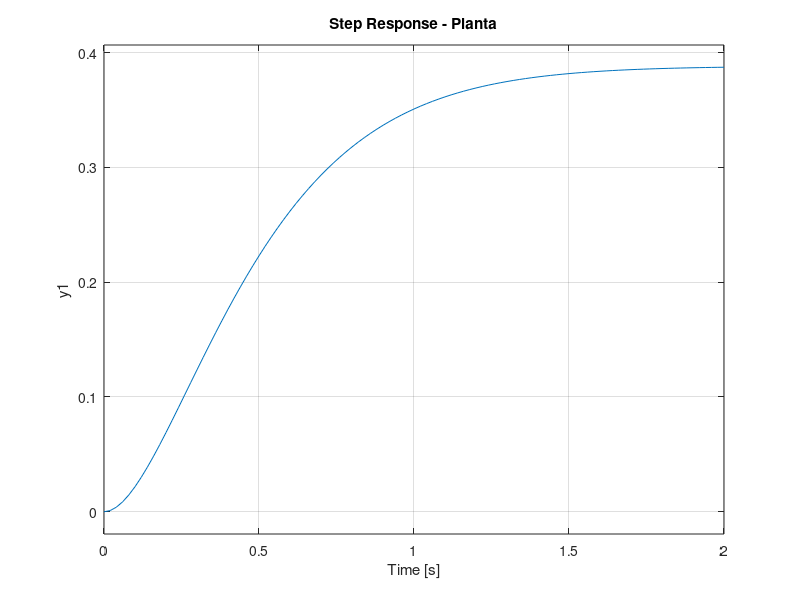

Here is the MATLAB script that generated this plot: (Note: this script raises an error after producing the figure.)

%% Cohen-Coon

clc; clear; close all;

P = tf(0.05,[0.009 0.066 0.1288]);
pole(P)

figure()
step(P); grid on; hold on;
title('Step Response - Planta')

% calculo
syms s t
Y = 0.05/(0.009*s^3+0.066*s^2+0.1288*s);
y = ilaplace(Y,t)  
dy = diff(y,t)     
ddy = diff(dy,t)   
ti = 0.2671  %double(solve(ddy)) com valor de tempo negativo
yi = double(subs(y,ti))  
at = double(subs(dy,ti))  
bt = yi-at*ti  

t = 0:0.01:12;
u = zeros(length(t),1);
u(t>=0) = 10.5;

plot(t,at*t+bt,'r')

y0 = -bt/at      
y1 = (1-bt)/at   

T = y0
a = y1 - y0

% teste 

% PID
Kp = 1.35*(a/T)+0.27
Ti = (2.5*(a/T)*(1+(a/5*T)))/(1+0.6*(a/T)); Ki = Kp/Ti
Td = (0.37*(a/T))/(1+0.2*(a/T)); Kd = Kp*Td
C = tf([Kd Kp 4*Ki],[1 0]);   
MF = feedback(C*P,1);
figure(); lsim(MF,u,t); grid on;
title('Step Response - PID')



%% pidTuner
%pidTuner(P)
